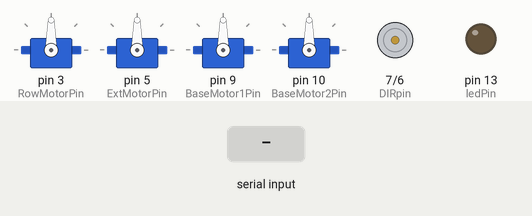
This sketch was run on a simulated Arduino Uno, built with avr-gcc and run on an emulated ATmega328P. On the bench: 4 × servo, direction and speed pins drawn as motors (green arrow = direction pin HIGH = forward, orange = LOW = backward, longer = more drive), output pins drawn as LEDs (lit = HIGH). Inputs (shaded band) come from the test bench.

Above: at 1.2 s.
1.3 s: "T" received over Serial
At 2.3 s:
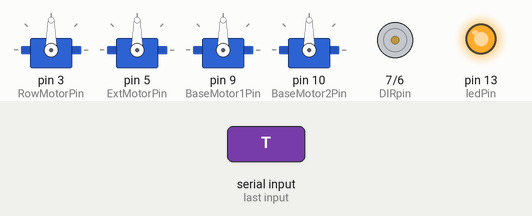
2.8 s: byte 83 ('S') received over Serial
At 3.4 s:
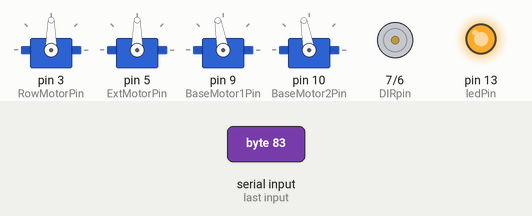
4.3 s: byte 65 ('A') received over Serial
At 4.6 s:
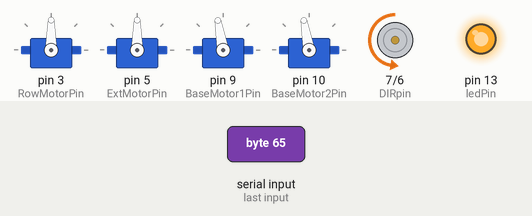
5.8 s: byte 87 ('W') received over Serial
At 6.9 s:
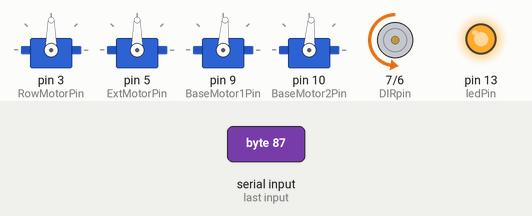
7.3 s: "t" received over Serial
At 8.1 s:
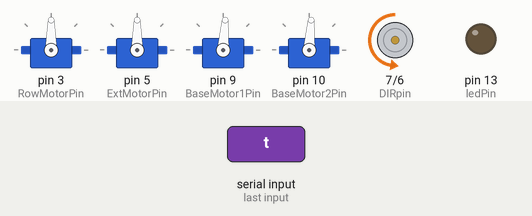
8.8 s: "J" received over Serial
At 9.2 s:
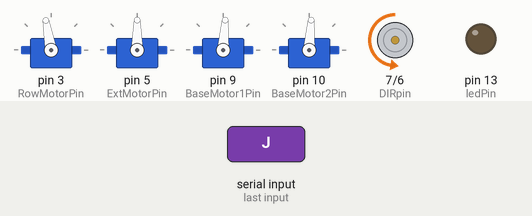
Timing chart, 0 to 11.3 s (numbered marks = the images above; inputs shaded):
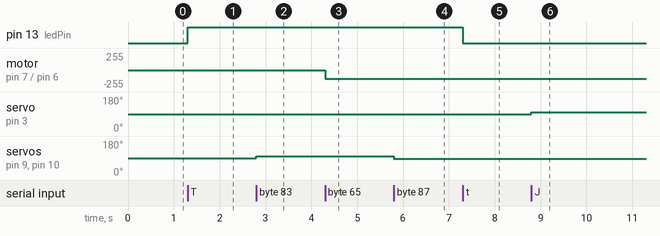

The sketch:

V2SerialMotor.ino
```cpp
#include <Servo.h>

#define RowMotorPin 3
#define ExtMotorPin 5
#define TurPWMPin 6
#define BaseMotor1Pin 9
#define BaseMotor2Pin 10

Servo RowMotor;
Servo ExtMotor;
Servo B1Motor;
Servo B2Motor;

const int ledPin = 13;  // Pin for LED (or another device you want to control)
const int DIRpin = 7; //DIR Pin for Brushed Turret Motor

void setup() {
    Serial.begin(9600);
    RowMotor.attach(RowMotorPin);
    ExtMotor.attach(ExtMotorPin);
    B1Motor.attach(BaseMotor1Pin);
    B2Motor.attach(BaseMotor2Pin);
    pinMode(TurPWMPin, OUTPUT);
    pinMode(DIRpin, OUTPUT);
    pinMode(ledPin, OUTPUT);
}

void loop() {
    int StopMotorVal = 1500; //Neutral signal for brushless
    int MotorSpeed = 70; //Speed Setting for motor movement
    int StallSpeed = 40; //Speed to Stall Motor and emulate breaking
    int SlowStallSpeed = 30; //Slower stall speed for the

    if (Serial.available() > 0) {
        char command = Serial.read();  // Read the incoming byte as a char

        // Respond to specific key presses
        if (command == 'T') {
            digitalWrite(ledPin, HIGH);  // Turn on LED
        }
        else if (command == 't') {
            digitalWrite(ledPin, LOW);  // Turn off LED
        }
        else if (command == 'J') {
          RowMotor.writeMicroseconds(StopMotorVal + MotorSpeed);
        }
        else if (command == 'j') {
          RowMotor.writeMicroseconds(StopMotorVal);
        }
        else if (command == 'L') {
          RowMotor.writeMicroseconds(StopMotorVal - MotorSpeed);
        }
        else if (command == 'l') {
          RowMotor.writeMicroseconds(StopMotorVal);
        }
        else if (command == 'I') {
          ExtMotor.writeMicroseconds(StopMotorVal - MotorSpeed);
        }
        else if (command == 'i') {
          ExtMotor.writeMicroseconds(StopMotorVal);
        }
        else if (command == 'K') {
          ExtMotor.writeMicroseconds(StopMotorVal + MotorSpeed);
        }
        else if (command == 'k') {
          ExtMotor.writeMicroseconds(StopMotorVal);
        }
        else if (command == 'W') {
          B1Motor.writeMicroseconds(StopMotorVal - MotorSpeed);
          B2Motor.writeMicroseconds(StopMotorVal - MotorSpeed);
        }
        else if (command == 'w') {
          B1Motor.writeMicroseconds(StopMotorVal);
          B2Motor.writeMicroseconds(StopMotorVal);
        }
        else if (command == 'S') {
          B1Motor.writeMicroseconds(StopMotorVal + MotorSpeed);
          B2Motor.writeMicroseconds(StopMotorVal + MotorSpeed);
        }
        else if (command == 's') {
          B1Motor.writeMicroseconds(StopMotorVal);
          B2Motor.writeMicroseconds(StopMotorVal);
        }
        else if (command == 'A') {
          analogWrite(TurPWMPin, 128);
          digitalWrite(DIRpin, LOW);
        }
        else if (command == 'a') {
          analogWrite(TurPWMPin, 0);
          digitalWrite(DIRpin, LOW);
        }
        else if (command == 'D') {
         analogWrite(TurPWMPin, 128);
         digitalWrite(DIRpin, HIGH);
        }
        else if (command == 'd') {
          analogWrite(TurPWMPin, 0);
          digitalWrite(DIRpin, LOW);
        }
        else if (command == 'Y') {
          ExtMotor.writeMicroseconds(StopMotorVal - StallSpeed);
        }
        else if (command == 'H') {
          ExtMotor.writeMicroseconds(StopMotorVal - SlowStallSpeed);
        }
        // Add more responses for other keys here
    }
}
```

Measured:
- after the input at 1.3 s, pin 13 (ledPin): LOW → HIGH at once
- after the input at 2.8 s, servo on pin 9 (BaseMotor1Pin), servo on pin 10 (BaseMotor2Pin): 90° → 100° at once
- after the input at 4.3 s, motor on pin 7 (DIRpin) / pin 6 (TurPWMPin): stopped → backward 128/255 at once
- after the input at 5.8 s, servo on pin 9 (BaseMotor1Pin), servo on pin 10 (BaseMotor2Pin): 100° → 86° at once
- after the input at 7.3 s, pin 13 (ledPin): HIGH → LOW at once
- after the input at 8.8 s, servo on pin 3 (RowMotorPin): 90° → 100° at once
